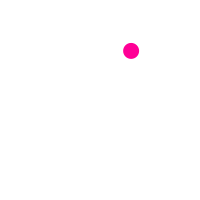
Frame 1 (no input)
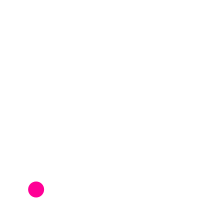
Frame 60 (the mouse pressed at the canvas centre just before this capture)
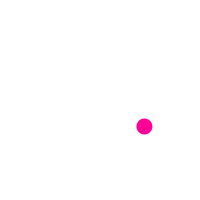
Frame 120 (the mouse held since frame 60 and released just before this capture)

The Processing sketch that drew these frames (run headless with seeded random() and noise(); from frame 60 on, the mouse is pressed at the canvas centre):

// Processing sketch: sketch_1_7_Mover_class
// ── sketch_1_7_Mover_class.pde

Mover john;

void setup(){
  size(200, 200);
  background(255);
  john = new Mover();
}


void draw(){
  background(255);
  john.update();
  john.checkEdges();
  john.display();
}

// ── Mover_Class.pde
class Mover {

  PVector location;
  PVector velocity;

  Mover() {
    location = new PVector(random(width), random(height));
    velocity = new PVector(random(-2, 2), random(-2, 2));
  }

  void update() {
    location.add(velocity);
  }

  void display() {
    noStroke();
    fill(255, 0, 150);
    ellipse(location.x, location.y, 16, 16);
  }

  void checkEdges() {

    if (location.x > width) {
      location.x = 0;
    } else if (location.x < 0) {
      location.x = width;
    }

    if (location.y > height) {
      location.y = 0;
    } else if (location.y < 0) {
      location.y = height;
    }
  }
  
  
}
